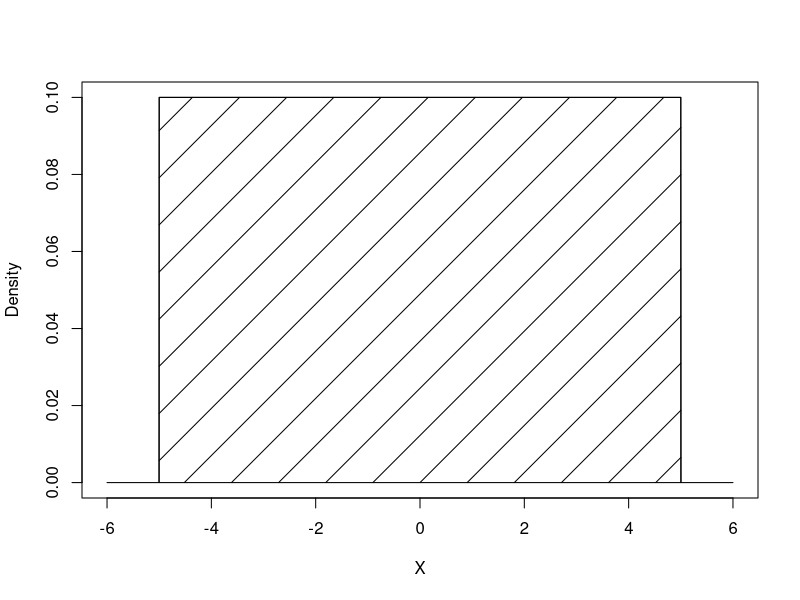
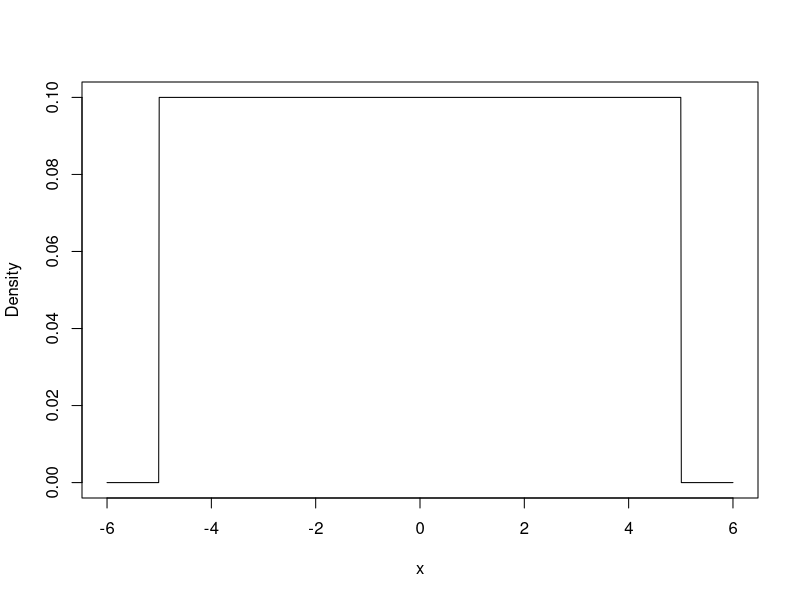
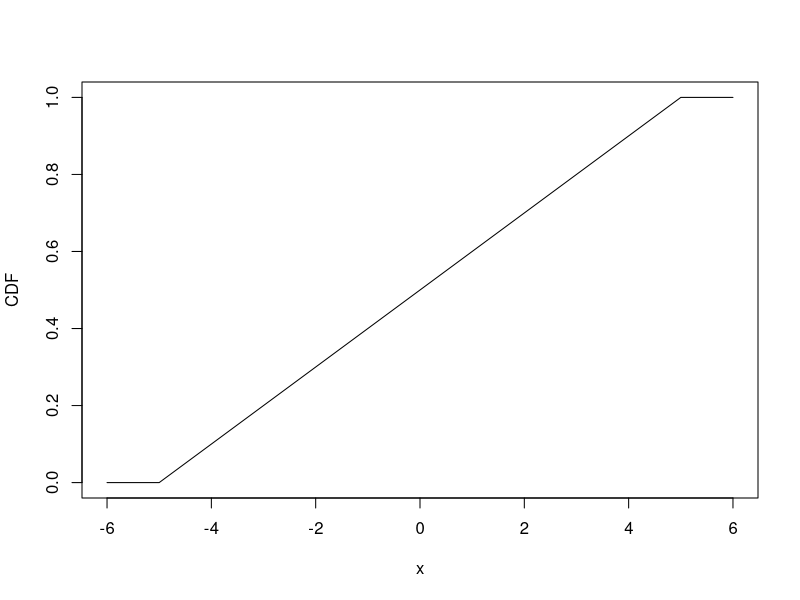
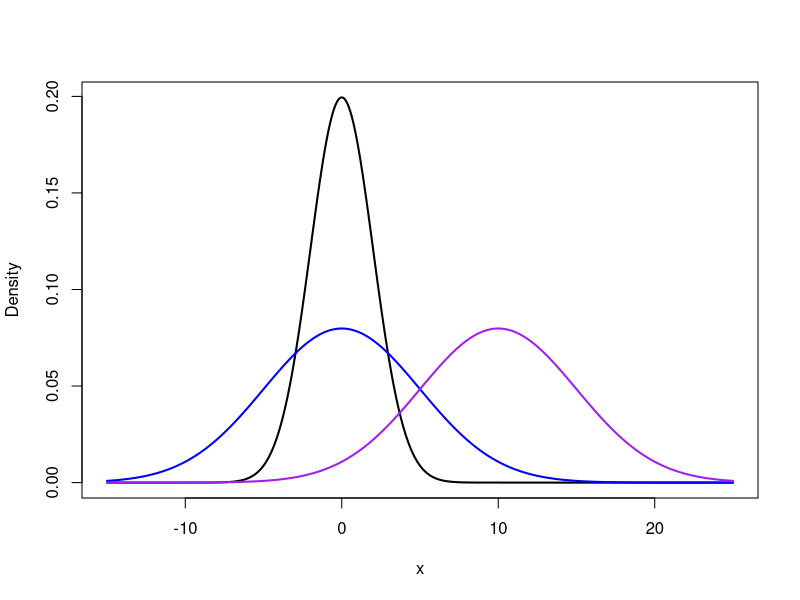
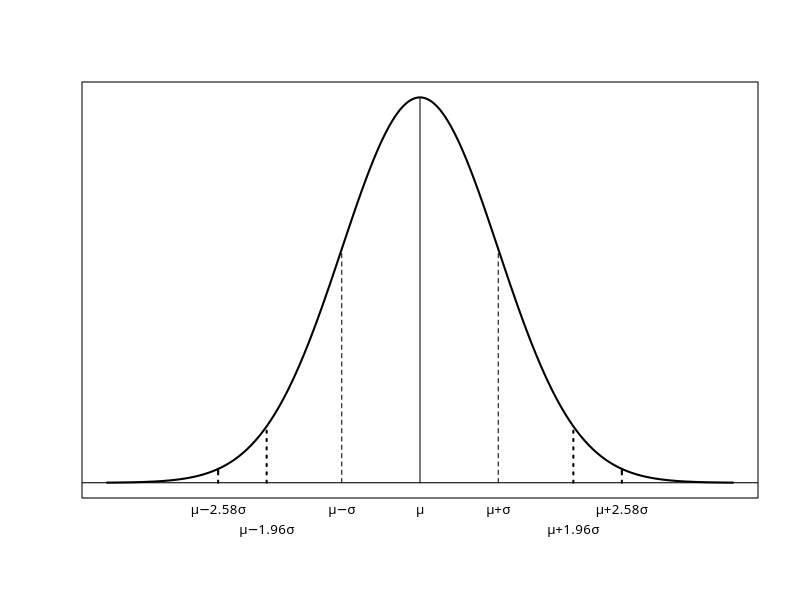
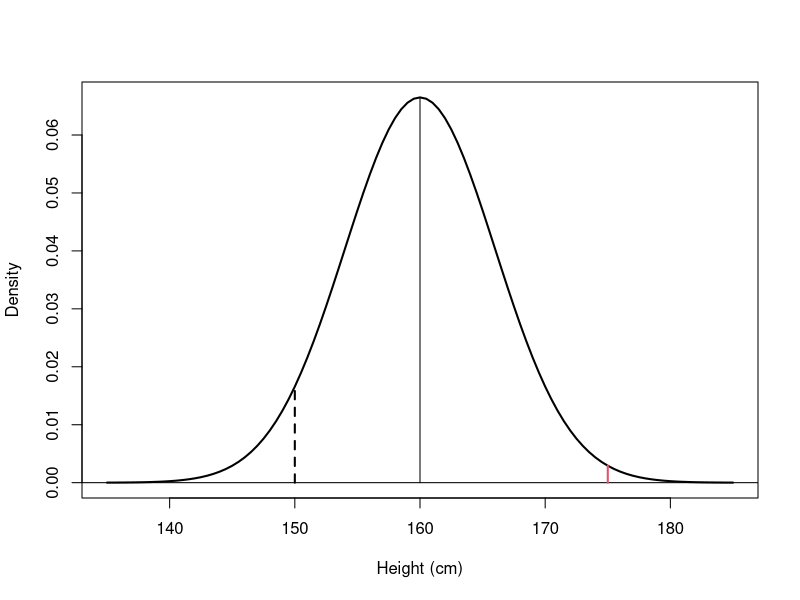

Generate these figures, in order, with R:
## ---- chunk 1
x <- seq(-6, 6, by=0.005)
y <- dunif(x, -5, 5)
plot(x,y, xlim=c(-6,6), type="l", xlab="X", ylab="Density")
# Create polygon
polygon(c(-5,-5,5,5,-5), c(0,0.1,0.1,0,0), density=3)

## ---- chunk 2
# Create a range of values (make wider than limits of the distribution)
xvalues <- seq(-6, 6, by=0.01)
# Create a dataframe
results <- data.frame(x=xvalues)
# Calculate density specifying limits of distribution 
results$density <- dunif(x=results$x, min=-5, max=5) 
# Plot PDF
plot(results$x, results$density, type="l", xlab="x", ylab="Density")
# Calculate CDF
results$CDF <- punif(q=results$x, min=-5, max=5)
# Plot CDF
plot(results$x, results$CDF, type="l", xlab="x", ylab="CDF")
## ---- chunk 3
# A few distributions with different parameters
x <- seq(-15, 25, by = 0.01)
y_0_2 <- dnorm(x, 0, 2)
y_0_5 <- dnorm(x, 0, 5)
y_2_5 <- dnorm(x, 10, 5)
 
plot(x, y_0_2, lwd = 2, type ='l', ylab="Density")
lines(x, y_0_5, lwd = 2, col = 'blue')
lines(x, y_2_5, lwd = 2, col = 'purple')
## ---- chunk 4
mu <- 20
sigma <- 5
xval <- seq(0, 40, by=0.005)
pdf <- dnorm(xval, mean=mu, sd=sigma)
plot(xval, pdf, ylab=" ", xlab=" ", type="l", xaxt="n", yaxt="n", lwd=2)
abline(h=0)
segments(mu,0, mu, max(pdf), lty=1)
mtext("m", side=1, at=mu, font=5, cex=0.8)
# mu + sigma
mtext("m+s", side=1, at=mu+sigma, font=5, cex=0.8)
mtext("m-s", side=1, at=mu-sigma, font=5, cex=0.8)
ld <- dnorm(mu-sigma, mean=mu, sd=sigma)
ud <- dnorm(mu+sigma, mean=mu, sd=sigma)
segments(mu-sigma,0, mu-sigma, ld, lty=2)
segments(mu+sigma,0, mu+sigma, ud, lty=2)
# mu + 2sigma
mtext("m+1.96s", side=1, at=mu+1.96*sigma, font=5, line=1, cex=0.8)
mtext("m-1.96s", side=1, at=mu-1.96*sigma, font=5, line=1, cex=0.8)
ld <- dnorm(mu-1.96*sigma, mean=mu, sd=sigma)
ud <- dnorm(mu+1.96*sigma, mean=mu, sd=sigma)
segments(mu-1.96*sigma,0, mu-1.96*sigma, ld, lty=3, lwd=2)
segments(mu+1.96*sigma,0, mu+1.96*sigma, ud, lty=3, lwd=2)
# mu + 2.58sigma
mtext("m+2.58s", side=1, at=mu+2.58*sigma, font=5, cex=0.8)
mtext("m-2.58s", side=1, at=mu-2.58*sigma, font=5, cex=0.8)
ld <- dnorm(mu-2.58*sigma, mean=mu, sd=sigma)
ud <- dnorm(mu+2.58*sigma, mean=mu, sd=sigma)
segments(mu-2.58*sigma,0, mu-2.58*sigma, ld, lty=4, lwd=2)
segments(mu+2.58*sigma,0, mu+2.58*sigma, ud, lty=4, lwd=2)

## ---- chunk 5
# Specify parameters
xval <- seq(135, 185, by=0.5 )
mu <- 160 # Mean
sigma <- 6 # Standard deviation
# pdf
pdf <- dnorm(xval, mean=mu, sd=sigma)
plot(xval, pdf, lwd=2, type="l", xlab="Height (cm)", ylab="Density")
abline(h=0)
segments(mu, 0, mu, max(pdf))
# 150cm
ld <- dnorm(150, mean=mu, sd=sigma)
segments(150, 0, 150, ld, lty=2, lwd=2)
res <- pnorm(150, mean=mu, sd=sigma, lower.tail=T)

ud <- dnorm(175, mean=mu, sd=sigma)
segments(175, 0, 175, ud, lty=1, lwd=2, col=2)
res2 <- pnorm(175, mean=mu, sd=sigma, lower.tail=F)
## ---- chunk 6
# Specify parameters
mu <- 160 # Mean
sigma <- 6 # Standard deviation
# CDF - area under the curve less than q
pnorm(q=150, mean=mu, sd=sigma, lower.tail=TRUE)

## ---- chunk 7
1 - pnorm(q=175, mean=mu, sd=sigma)
## ---- chunk 8
# Area under curve greater than q
pnorm(q=175, mean=mu, sd=sigma, lower.tail=FALSE)
## ---- chunk 9
# Area under curve in interval 148 to 172
area172 <- pnorm(q=172, mean=mu, sd=sigma, lower.tail=TRUE)
area148 <- pnorm(q=148, mean=mu, sd=sigma, lower.tail=TRUE)
area172 - area148
## ---- chunk 10
qnorm(p=0.99, mean=100, sd=15)
## ---- chunk 11
# Use standard normal and transform
qnorm(p=0.99, mean=0, sd=1)*15 + 100
## ---- chunk 12
# Set seed
set.seed(1234)
# Generate 100 random values from a normal distribution (with mean 20 and sd 3)
X <- rnorm(n=100, mean=20, sd=3)
# Expected value and variance of X
mean(X)
var(X)
## ---- chunk 13
# Let Y = 2X + 5
Y <- (2 * X) + 5
# Expected value and variance of Y
mean(Y)
var(Y)
## ---- chunk 14
# Use rules to obtain expected value of y
(2*mean(X)) + 5
# and variance
4*var(X)
## ---- chunk 15
1 - pnorm(q=4, mean=3.5, sd=sqrt(0.26))
## ---- chunk 16
pnorm(q=4, mean=3.5, sd=sqrt(0.26), lower.tail=FALSE)
